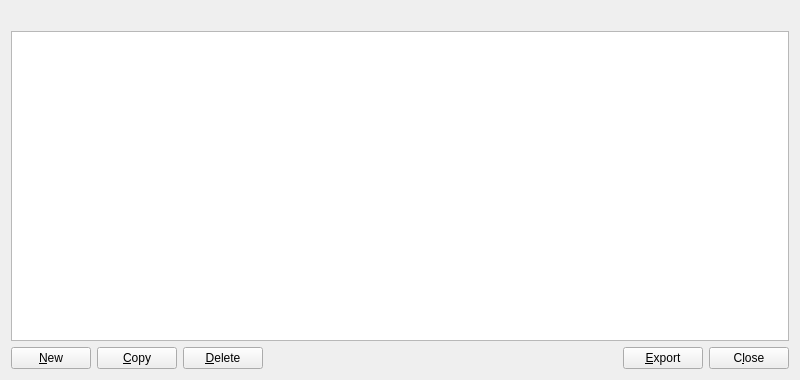
<?xml version="1.0" encoding="UTF-8"?>
<ui version="4.0">
 <class>ZAddressBookPage</class>
 <widget class="QWidget" name="ZAddressBookPage">
  <property name="geometry">
   <rect>
    <x>0</x>
    <y>0</y>
    <width>800</width>
    <height>380</height>
   </rect>
  </property>
  <layout class="QVBoxLayout" name="verticalLayout">
   <item>
    <widget class="QLabel" name="labelExplanation">
     <property name="textFormat">
      <enum>Qt::PlainText</enum>
     </property>
     <property name="wordWrap">
      <bool>true</bool>
     </property>
    </widget>
   </item>
   <item>
    <widget class="QTableView" name="tableView">
     <property name="contextMenuPolicy">
      <enum>Qt::CustomContextMenu</enum>
     </property>
     <property name="toolTip">
      <string>Right-click to edit address or label</string>
     </property>
     <property name="tabKeyNavigation">
      <bool>false</bool>
     </property>
     <property name="alternatingRowColors">
      <bool>true</bool>
     </property>
     <property name="selectionMode">
      <enum>QAbstractItemView::SingleSelection</enum>
     </property>
     <property name="selectionBehavior">
      <enum>QAbstractItemView::SelectRows</enum>
     </property>
     <property name="sortingEnabled">
      <bool>true</bool>
     </property>
     <attribute name="verticalHeaderVisible">
      <bool>false</bool>
     </attribute>
    </widget>
   </item>
   <item>
    <layout class="QHBoxLayout" name="horizontalLayout">
     <item>
      <widget class="QPushButton" name="newAddress">
       <property name="toolTip">
        <string>Create a new address</string>
       </property>
       <property name="text">
        <string>&amp;New</string>
       </property>
       <property name="icon">
        <iconset resource="../chunguscoin.qrc">
         <normaloff>:/icons/add</normaloff>:/icons/add</iconset>
       </property>
       <property name="autoDefault">
        <bool>false</bool>
       </property>
      </widget>
     </item>
     <item>
      <widget class="QPushButton" name="copyAddress">
       <property name="toolTip">
        <string>Copy the currently selected address to the system clipboard</string>
       </property>
       <property name="text">
        <string>&amp;Copy</string>
       </property>
       <property name="icon">
        <iconset resource="../chunguscoin.qrc">
         <normaloff>:/icons/editcopy</normaloff>:/icons/editcopy</iconset>
       </property>
       <property name="autoDefault">
        <bool>false</bool>
       </property>
      </widget>
     </item>
     <item>
      <widget class="QPushButton" name="deleteAddress">
       <property name="toolTip">
        <string>Delete the currently selected address from the list</string>
       </property>
       <property name="text">
        <string>&amp;Delete</string>
       </property>
       <property name="icon">
        <iconset resource="../chunguscoin.qrc">
         <normaloff>:/icons/remove</normaloff>:/icons/remove</iconset>
       </property>
       <property name="autoDefault">
        <bool>false</bool>
       </property>
      </widget>
     </item>
     <item>
      <spacer name="horizontalSpacer">
       <property name="orientation">
        <enum>Qt::Horizontal</enum>
       </property>
       <property name="sizeHint" stdset="0">
        <size>
         <width>40</width>
         <height>20</height>
        </size>
       </property>
      </spacer>
     </item>
     <item>
      <widget class="QPushButton" name="exportButton">
       <property name="toolTip">
        <string>Export the data in the current tab to a file</string>
       </property>
       <property name="text">
        <string>&amp;Export</string>
       </property>
       <property name="icon">
        <iconset resource="../chunguscoin.qrc">
         <normaloff>:/icons/export</normaloff>:/icons/export</iconset>
       </property>
       <property name="autoDefault">
        <bool>false</bool>
       </property>
      </widget>
     </item>
     <item>
      <widget class="QPushButton" name="closeButton">
       <property name="sizePolicy">
        <sizepolicy hsizetype="Minimum" vsizetype="Minimum">
         <horstretch>0</horstretch>
         <verstretch>0</verstretch>
        </sizepolicy>
       </property>
       <property name="text">
        <string>C&amp;lose</string>
       </property>
       <property name="autoDefault">
        <bool>false</bool>
       </property>
      </widget>
     </item>
    </layout>
   </item>
  </layout>
 </widget>
 <resources>
  <include location="../chunguscoin.qrc"/>
 </resources>
 <connections/>
</ui>
